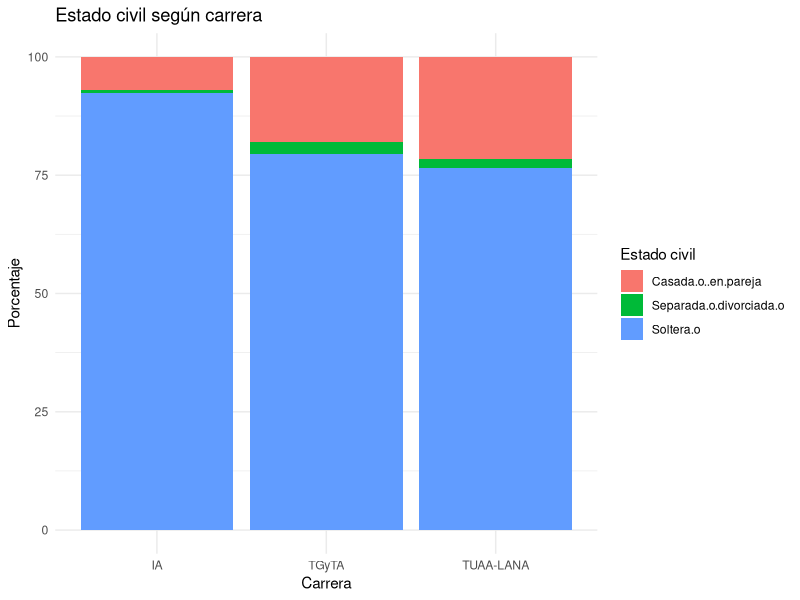

Here is the R script that generated this plot:
## ---- chunk 1
library(tidyverse)
## ---- chunk 2
rm(list=ls())
## ---- chunk 3
library(readxl)
datos2 <- read_excel("datos/datos2.xlsx")

## ---- chunk 4
nrow(datos2)
## ---- chunk 5
# trasformo a factor aquellos atributos que son caracteres
datos2<- datos2 %>%
  mutate(across(where(is.character), as.factor))
## ---- chunk 6
#funciones para acelerar porcentajes
tabla_prop <- function(x){
  round(prop.table(table(x)) * 100,1)
}

## ---- chunk 7
vars_cat <- c("carrera", "genero", "estado_civil", 
               "trabaja", "provincia",
              "pueblos_originarios", 
              "padres_estudios_superiores",
              "adeuda_materias", "OV",
              "hermanos_estud_sup")

lapply(datos2[vars_cat], tabla_prop)
## ---- chunk 8
#Acomodo la varible personas a cargo
library(dplyr)
library(stringr)

datos2 <- datos2 %>%
  mutate(personas_cargo = str_to_lower(personas_cargo),
         personas_cargo_cod = case_when(
           
           # 👉 SI (personas a cargo)
           str_detect(personas_cargo, "si|hijo|hijos|hija|hijas|niño|niños|niña|niñas|padre|padres|madre|madres|1 nene y por nacer una bebé|hermana|1|2") ~ "si",
           
           # 👉 NO
           str_detect(personas_cargo, "^no$|^no\\s|\\sno$|nada|0|solo|no, no tengo") ~ "no",
           
           # 👉 NR (vacíos o NA)
           is.na(personas_cargo) | personas_cargo == "" ~ "NR",
           
           # 👉 lo que no sabés, lo deja como está
           TRUE ~ personas_cargo
         ))
## ---- chunk 9
table(datos2$provincia)
## ---- chunk 10
library(dplyr)
library(stringr)
library(stringi)

datos2<- datos2 %>%
  mutate(
    # opcional: solo saco acentos (muy recomendable)
    PROVINCIA_clean = stri_trans_general(provincia, "Latin-ASCII"),
    
    PROVINCIA_cod = case_when(
      
      # 👉 Buenos Aires (incluye CABA)
      str_detect(PROVINCIA_clean, regex("buenos aires|ciudad autonoma", ignore_case = TRUE)) ~ "Buenos Aires",
      
      # 👉 La Pampa (aunque venga combinada)
      str_detect(PROVINCIA_clean, regex("la pampa", ignore_case = TRUE)) ~ "La Pampa",
      
      # 👉 resto
      TRUE ~ "Otras"
    )
  )

datos2$PROVINCIA_clean<-NULL
## ---- chunk 11
t(table(datos2$carrera))
## ---- chunk 12
library(dplyr)

datos2 <- datos2 %>%
  mutate(carrera = recode(carrera,
                          "IA, TUAA-LANA" = "IA"))
## ---- chunk 13
genero<-table (datos2$carrera,datos2$genero)
chi_genero<-chisq.test(genero)
chi_genero$p.valuechi_genero$residuals
100*prop.table(genero)
## ---- chunk 14
datos2 <- datos2%>%
  mutate(
    edad_rec = case_when(
      edad %in% c("17", "18","19") ~ "menos de 20",
      edad %in% c("20", "21","22","23","24") ~ "20-24",
      edad %in% c("25", "26","27","28","29") ~ "25-29",
      edad %in% c("30", "31","32","33","34") ~ "30-34",
      edad %in% c("35", "36","37","38","39") ~ "35-39",
      edad %in% c("40", "41","42","43","44") ~ "40-44",
        TRUE ~ "45 o más"
    )
  )
## ---- chunk 15
edad_ing_26 <- datos2 %>%
  group_by(carrera,edad_rec ) %>%
  summarise(cantidad = n()) %>%
  mutate(porcentaje = round((cantidad / sum(cantidad)) * 100))

edad_ing_26
## ---- chunk 16
table(datos2$provincia)
## ---- chunk 17
library(dplyr)

datos2 <- datos2 %>% 
  mutate(provincia2 = case_when(
    provincia == "Formosa, La Pampa" ~ "Formosa",
    provincia == "Jujuy, La Pampa" ~ "Jujuy",
    provincia == "Ciudad Autónoma de Buenos Aires" ~ "Buenos Aires",
    provincia == "Buenos Aires, La Pampa" ~ "Buenos Aires",
    TRUE ~ provincia
  ))
## ---- chunk 18
table(datos2$provincia2)
## ---- chunk 19
library(dplyr)

datos2 <- datos2 %>% 
  mutate(provincia_rec = case_when(
    
    provincia2 == "Buenos Aires" ~ "Buenos Aires",
    provincia2 == "La Pampa" ~ "La Pampa",
    
    #provincia2 %in% c("Córdoba", "Neuquén", "Río Negro", 
     #                 "San Luis", "Mendoza") ~ "Otras limítrofes",
    
    TRUE ~ "Otras"
  ))
## ---- chunk 20
procedencia<-table (datos2$carrera,datos2$provincia_rec)
procedencia
chi_procedencia<-chisq.test(procedencia)
paste ("valores esperados")
chi_procedencia$expected
paste( "valor p")
chi_procedencia$p.value
paste("residuos")
chi_procedencia$residuals
paste("porcentaje")
round(100*prop.table(procedencia,1),1)
## ---- chunk 21
estado_civil<-table (datos2$carrera,datos2$estado_civil)
estado_civil
chi_estado_civil<-chisq.test(estado_civil)
paste ("valores esperados")
chi_estado_civil$expected
paste( "valor p")
chi_estado_civil$p.value
paste("residuos")
chi_estado_civil$residuals
paste("porcentaje")
round(100*prop.table(estado_civil,1),1)
## ---- chunk 22
library(dplyr)
library(tidyr)
library(ggplot2)

t_estado_civil <- data.frame(
  carrera = c("IA", "TGyTA", "TUAA-LANA"),
  `Casada/o- en pareja` = c(6.9, 17.9, 21.5),
  `Separada/o-divorciada/o` = c(0.8, 2.6, 2.0),
  `Soltera/o` = c(92.3, 79.5, 76.5)
)

t_estado_civil_long <- t_estado_civil %>%
  pivot_longer(-carrera, 
               names_to = "estado_civil", 
               values_to = "porcentaje")
ggplot(t_estado_civil_long, aes(x = carrera, y = porcentaje, fill = estado_civil)) +
  geom_bar(stat = "identity") +
  labs(
    title = "Estado civil según carrera",
    x = "Carrera",
    y = "Porcentaje",
    fill = "Estado civil"
  ) +
  theme_minimal()
